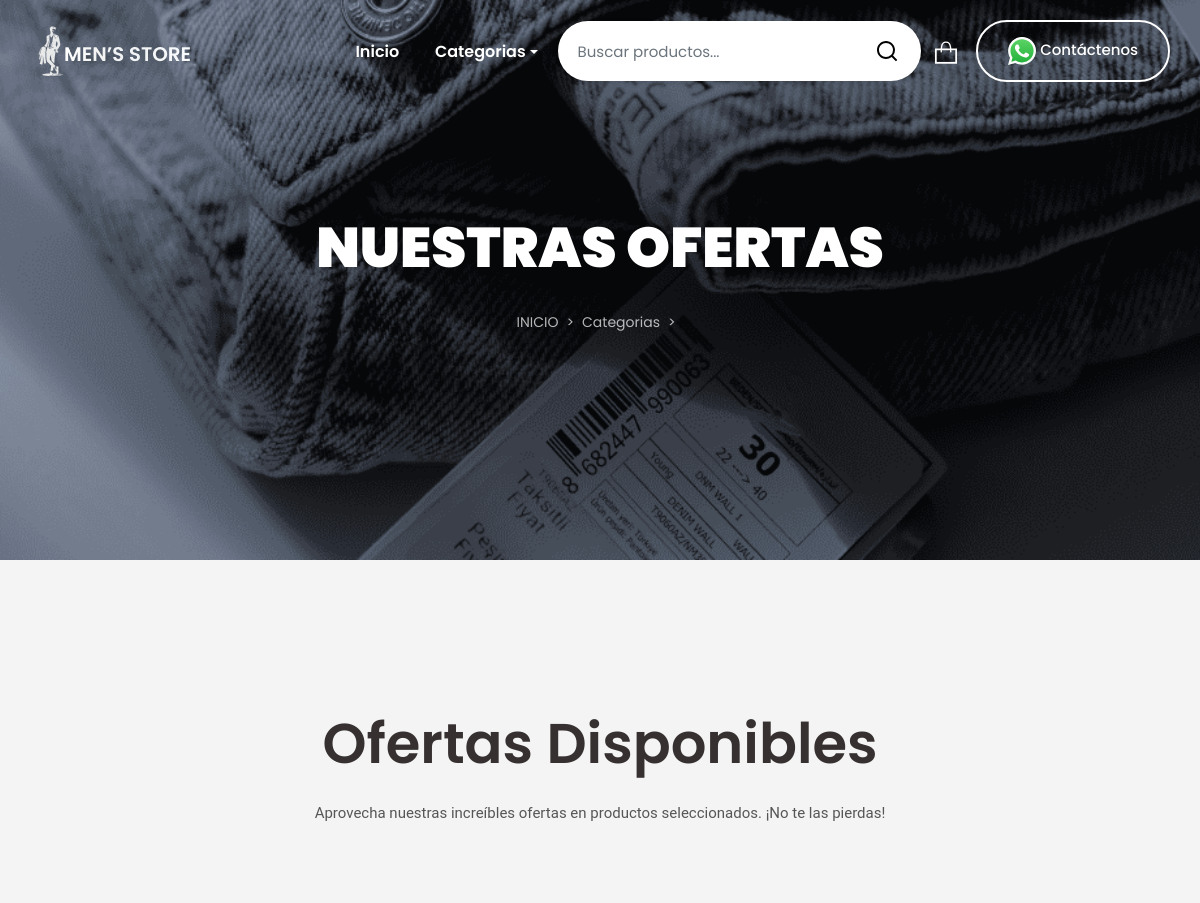
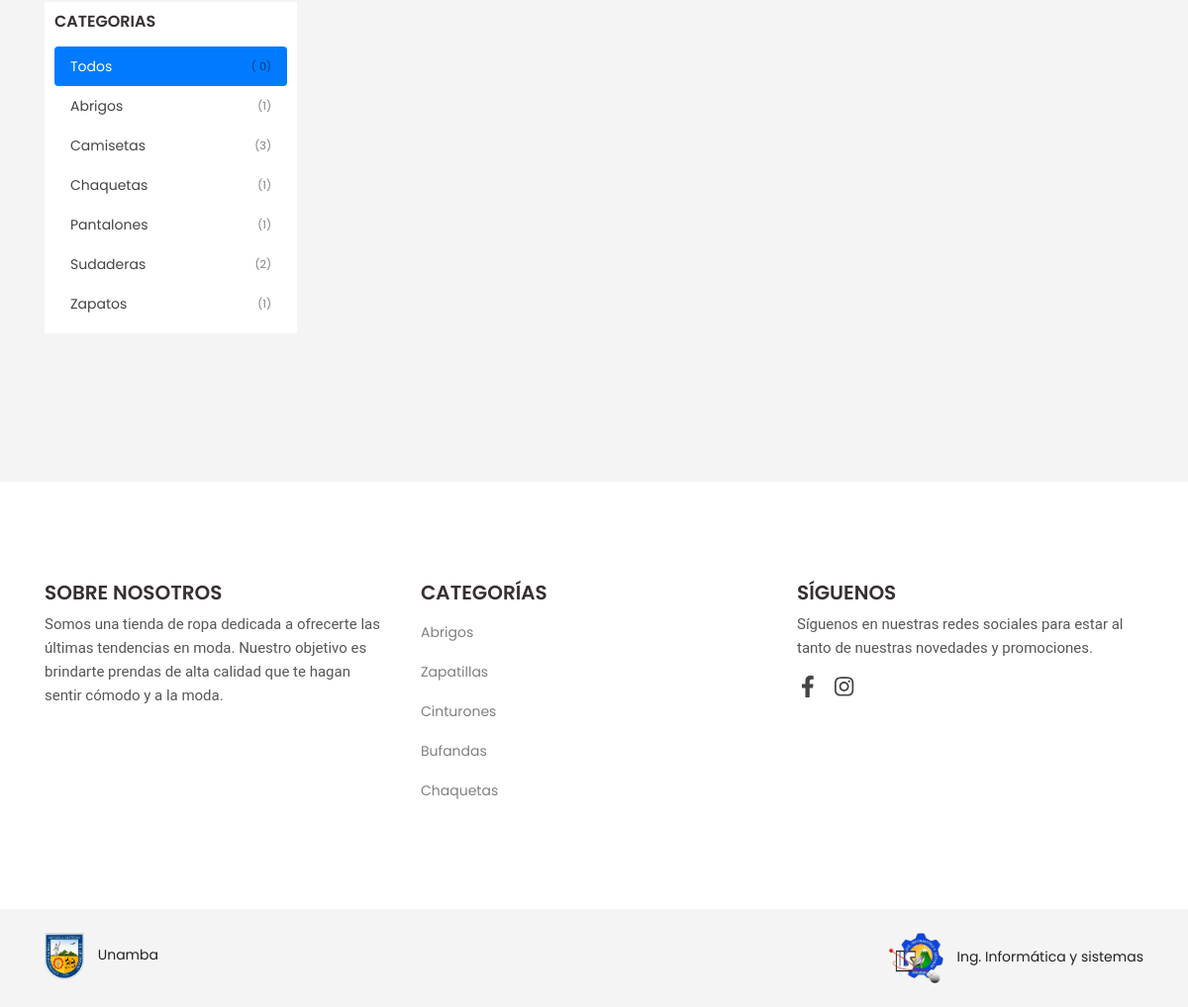
The page /cliente/producto/productooferta.php on the database its author committed (2 pictures, top to bottom).
### tables this page shows
CREATE TABLE `categoria` (
  `catId` int(11) NOT NULL,
  `catNombre` varchar(100) DEFAULT NULL,
  `catDescripcion` varchar(255) DEFAULT NULL,
  `catDetalle` varchar(100) DEFAULT NULL,
  `catImg` varchar(255) DEFAULT NULL,
  `catFechaRegis` datetime DEFAULT current_timestamp() ON UPDATE current_timestamp()
);

### cliente/producto/productooferta.php (the view, shortened to what this page needs)
<?php include "../header.php";
$result = mysqli_query($con, "SELECT COUNT(DISTINCT p.proId) FROM producto p INNER JOIN stock s ON p.proId = s.proId INNER JOIN oferta o ON s.stoId = o.stoId WHERE s.stoCantidad > 0 AND o.ofeTiempo > NOW()");
$row = mysqli_fetch_row($result);
$numOffers = $row[0];
$selectedCategory = isset($_GET['category']) ? $_GET['category'] : '';
?>
<section class="align-items-center-categories">
    <div class="container">
        <div class="row">
            <div class="col-12">
                <div class="text-categories text-center">
                    <h1 class="text-white text-uppercase mb-3"><strong> Nuestras ofertas </strong></h1>
                    <ol class="breadcrumb d-flex justify-content-center white-70">
                        <li class="breadcrumb-item"><a class="text-uppercase text-white" href="index.php">Inicio</a></li>
                        <li class="breadcrumb-item text-white active">Categorias</li>
                        <li class="breadcrumb-item text-white active">
                        </li>
                    </ol>
                </div>
            </div>
        </div>
        <div class="fond-section-categories">
            <img src="../recursos/img/welcome/section-categories.png" alt="section-categorias">
        </div>
    </div>
</section>
<section id="offer" class="section offer-area bg-grey ptb_150">
    <div class="container">
        <div class="row justify-content-center">
            <div class="col-12 col-md-10 col-lg-7">
                <div class="section-heading text-center">
                    <h1>Ofertas Disponibles</h1>
                    <p class="d-none d-sm-block mt-4">Aprovecha nuestras increíbles ofertas en productos seleccionados. ¡No te las pierdas!</p>
                </div>
            </div>
        </div>
        <div class="row">
            <div class="col-3">
                <div class="nav flex-column nav-pills" id="v-pills-tab" role="tablist" aria-orientation="vertical">
                    <h5 class="mb-3">CATEGORIAS</h5>
                    <a class="nav-link <?php echo $selectedCategory == '' ? 'active' : ''; ?> d-flex justify-content-between align-items-center" id="v-pills-home-tab" data-toggle="pill" href="#v-pills-home" role="tab" aria-controls="v-pills-home" aria-selected="true">
                        Todos <small class='text-black-50 ml-2'>( <?= $numOffers ?>)</small>
                    </a>
                    <?php
                    $categories = mysqli_query($con, "SELECT catId, catNombre FROM categoria order by catNombre asc");
                    while ($category = mysqli_fetch_assoc($categories)) {
                        $category_id = $category['catId'];
                        $product_count_query = mysqli_query($con, "SELECT COUNT(DISTINCT p.proId) FROM producto p
                                          INNER JOIN stock s ON p.proId = s.proId
                                          WHERE s.stoCantidad > 0 AND p.catId = $category_id and s.estId = 3");
                        $product_count = mysqli_fetch_row($product_count_query)[0];
                        if ($product_count > 0) {
                            $activeClass = $selectedCategory == $category_id ? 'active' : '';
                            echo "<a class='nav-link d-flex justify-content-between align-items-center $activeClass' id='v-pills-{$category['catId']}-tab' data-toggle='pill' href='#v-pills-{$category['catId']}' role='tab' aria-controls='v-pills-{$category['catId']}' aria-selected='false'>{$category['catNombre']} <small class='text-black-50 ml-2'>($product_count)</small></a>";
                        }
                    }
                    ?>
                </div>
            </div>
            <div class="col-9">
            </div>
        </div>
    </div>
</section>
<?php include "../footer.php"; ?>

### cliente/footer.php (shortened to what this page needs)
<?php include "coneccionbd.php"; ?>
<footer class="section footer-area">
        <div class="footer-top ptb_100">
                <div class="container">
                        <div class="row">
                                <div class="col-12 col-sm-6 col-lg-4">
                                        <div class="footer-items">
                                                <h3 class="footer-title text-uppercase mb-2">Sobre Nosotros</h3>
                                                <p class="mb-2">Somos una tienda de ropa dedicada a ofrecerte las últimas tendencias en moda. Nuestro objetivo es brindarte prendas de alta calidad que te hagan sentir cómodo y a la moda.</p>
                                        </div>
                                </div>
                                <div class="col-12 col-sm-6 col-lg-4">
                                        <div class="footer-items">
                                                <h3 class="footer-title text-uppercase mb-2">Categorías</h3>
                                                <ul>
                                                        <?php
                                                        $q = "SELECT c.catId, c.catNombre FROM categoria c JOIN producto p ON c.catId = p.catId inner join stock s on p.proId=s.proId WHERE s.stoCantidad > 0 GROUP BY c.catId ORDER BY c.catId DESC LIMIT 5";
                                                        $r123 = mysqli_query($con, $q);
                                                        while ($ro = mysqli_fetch_array($r123)) {
                                                                        $catId = "$ro[catId]";
                                                                        $catNombre = "$ro[catNombre]";
                                                                        print "
                                                                        <li class='py-2'><a class='text-black-50' href='/cliente/producto/producto.php?id=$catId'>$catNombre</a></li>
                                                                        ";
                                                        }
                                                        ?>
                                                </ul>
                                        </div>
                                </div>
                                <div class="col-12 col-sm-6 col-lg-4">
                                        <div class="footer-items">
                                                <h3 class="footer-title text-uppercase mb-2">Síguenos</h3>
                                                <p class="mb-2"> Síguenos en nuestras redes sociales para estar al tanto de nuestras novedades y promociones.</p>
                                                <ul class="social-icons list-inline pt-2">
                                                        <li class="list-inline-item px-1"><a href="#"><i class="fab fa-facebook-f"></i></a></li>
                                                        <li class="list-inline-item px-1"><a href="#"><i class="fab fa-instagram"></i></a></li>
                                                </ul>
                                        </div>
                                </div>
                        </div>
                </div>
        </div>
        <div class="footer-bottom bg-grey">
                <div class="container">
                        <div class="row">
                                <div class="col-12">
                                        <div class="copyright-area d-flex flex-wrap justify-content-center justify-content-sm-between text-center py-4">
                                                <div class="unamba"> <img src="/cliente/recursos/img/footer/unamba-color.png" alt="Unamba"> Unamba</div>
                                                <div class="sistemas"> <img src="/cliente/recursos/img/footer/log-sistemas-color.png" alt="sistemas"> Ing. Informática y sistemas</div>
                                        </div>
                                </div>
                        </div>
                </div>
        </div>
</footer>
<link rel="stylesheet" href="https://unpkg.com/swiper/swiper-bundle.min.css" />
</body>
</html>

### cliente/recursos/css/style.css (style rules this page uses)
* { margin: 0; padding: 0; }
body { font-family: 'Poppins', sans-serif; font-size: 14px; line-height: 24px; font-weight: 400; color: #222; }
section, .section { position: relative; }
.container { width: 100%; margin: 0 auto; }
h1,h2,h3,h4,h5,h6 { font-weight: 600; color: #363030; margin-bottom: 0; }
h1 { font-size: 4em; font-weight: 600; line-height: 1.2; }
h3 { font-size: 20px; line-height: 1.2; }
h5 { font-size: 16px; }
p { font-family: 'Roboto', sans-serif; font-size: 15px; font-weight: 400; line-height: 24px; color: #565656; margin-bottom: 0; }
a { color: #444; -webkit-transition: all 0.3s ease 0s; transition: all 0.3s ease 0s; }
a, a:hover, a:focus { text-decoration: none; outline: none; -webkit-box-shadow: none; box-shadow: none; }
ol, ul { margin: 0; padding: 0; }
ol li, ul li { list-style: none; }
img { height: auto; max-width: 100%; }
.white-70 { color: #ffffff; opacity: 0.7; }
.section-heading { margin-bottom: 80px; }
.ptb_100 { padding: 100px 0; }
.ptb_150 { padding: 150px 0; }
.align-items-center-categories { position: relative; min-height: 70vh; display: flex; align-items: center; justify-content: center; color: white; text-align: center; overflow: hidden; }
.text-categories { position: relative; z-index: 2; }
.fond-section-categories { position: absolute; top: 0; left: 0; width: 100%; height: 100%; z-index: 1; overflow: hidden; }
.fond-section-categories img { width: 100%; height: 100%; object-fit: cover; }
.bg-grey { background-color: #f4f4f4; }
.social-icons svg { display: block; height: 100%; line-height: 45px; margin: 0 auto; -webkit-transition: all 0.3s ease 0s; transition: all 0.3s ease 0s; }
.nav { position: relative; z-index: 10; background-color: white; padding: 10px; }
.unamba img { width: clamp(30px, 5vw, 40px); height: auto; margin-right: 10px; }
.sistemas img { width: clamp(45px, 7vw, 55px); height: auto; margin-right: 10px; }
.breadcrumb { background-color: transparent; margin: 0; }
.breadcrumb-item + .breadcrumb-item::before { content: ">"; color: #fff; }
.footer-area .social-icons a { font-size: 22px; }

### rows shown on the page
categoria: catNombre "Abrigos", product_count "1"
categoria: catNombre "Camisetas", product_count "3"
categoria: catNombre "Chaquetas", product_count "1"
categoria: catNombre "Pantalones", product_count "1"
categoria: catNombre "Sudaderas", product_count "2"
categoria: catNombre "Zapatos", product_count "1"
categoria: catNombre "Zapatillas"
categoria: catNombre "Cinturones"
categoria: catNombre "Bufandas"

### other values the page prints
$numOffers "0"
